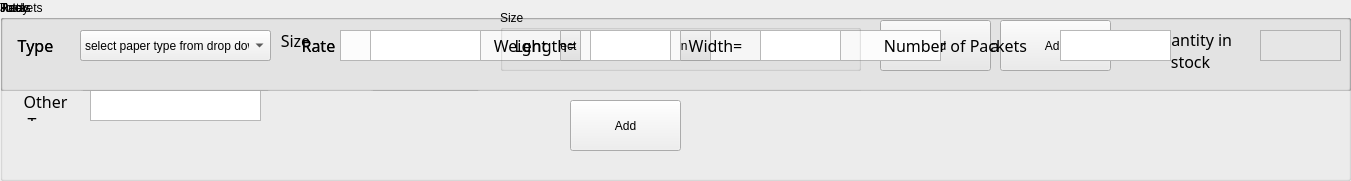
    <widget class="QGroupBox" name="ReelsContainer">
     <property name="geometry">
      <rect>
       <x>0</x>
       <y>0</y>
       <width>1351</width>
       <height>181</height>
      </rect>
     </property>
     <property name="title">
      <string>Reels</string>
     </property>
     <widget class="QLabel" name="item_label_11">
      <property name="geometry">
       <rect>
        <x>10</x>
        <y>20</y>
        <width>51</width>
        <height>51</height>
       </rect>
      </property>
      <property name="font">
       <font>
        <family>Papyrus</family>
        <pointsize>12</pointsize>
       </font>
      </property>
      <property name="text">
       <string>Type</string>
      </property>
      <property name="textFormat">
       <enum>Qt::PlainText</enum>
      </property>
      <property name="alignment">
       <set>Qt::AlignCenter</set>
      </property>
      <property name="wordWrap">
       <bool>true</bool>
      </property>
     </widget>
     <widget class="QTextEdit" name="ReelsQuantity">
      <property name="geometry">
       <rect>
        <x>1060</x>
        <y>30</y>
        <width>61</width>
        <height>31</height>
       </rect>
      </property>
     </widget>
     <widget class="QLabel" name="item_label_12">
      <property name="geometry">
       <rect>
        <x>950</x>
        <y>30</y>
        <width>101</width>
        <height>31</height>
       </rect>
      </property>
      <property name="font">
       <font>
        <family>Papyrus</family>
        <pointsize>12</pointsize>
       </font>
      </property>
      <property name="text">
       <string>Quantity</string>
      </property>
      <property name="textFormat">
       <enum>Qt::RichText</enum>
      </property>
      <property name="alignment">
       <set>Qt::AlignCenter</set>
      </property>
      <property name="wordWrap">
       <bool>true</bool>
      </property>
     </widget>
     <widget class="QTextEdit" name="ReelsRate">
      <property name="geometry">
       <rect>
        <x>350</x>
        <y>30</y>
        <width>101</width>
        <height>31</height>
       </rect>
      </property>
     </widget>
     <widget class="QLabel" name="item_label_26">
      <property name="geometry">
       <rect>
        <x>270</x>
        <y>30</y>
        <width>101</width>
        <height>31</height>
       </rect>
      </property>
      <property name="font">
       <font>
        <family>Papyrus</family>
        <pointsize>12</pointsize>
       </font>
      </property>
      <property name="text">
       <string>Rate </string>
      </property>
      <property name="textFormat">
       <enum>Qt::RichText</enum>
      </property>
      <property name="alignment">
       <set>Qt::AlignCenter</set>
      </property>
      <property name="wordWrap">
       <bool>true</bool>
      </property>
     </widget>
     <widget class="QPushButton" name="Add_Reels">
      <property name="geometry">
       <rect>
        <x>570</x>
        <y>100</y>
        <width>111</width>
        <height>51</height>
       </rect>
      </property>
      <property name="text">
       <string>Add</string>
      </property>
     </widget>
     <widget class="QLabel" name="item_label_27">
      <property name="geometry">
       <rect>
        <x>1130</x>
        <y>20</y>
        <width>121</width>
        <height>61</height>
       </rect>
      </property>
      <property name="font">
       <font>
        <family>Papyrus</family>
        <pointsize>12</pointsize>
       </font>
      </property>
      <property name="text">
       <string>Quantity in stock</string>
      </property>
      <property name="textFormat">
       <enum>Qt::RichText</enum>
      </property>
      <property name="alignment">
       <set>Qt::AlignCenter</set>
      </property>
      <property name="wordWrap">
       <bool>true</bool>
      </property>
     </widget>
     <widget class="QLabel" name="item_label_28">
      <property name="geometry">
       <rect>
        <x>480</x>
        <y>20</y>
        <width>51</width>
        <height>51</height>
       </rect>
      </property>
      <property name="font">
       <font>
        <family>Papyrus</family>
        <pointsize>12</pointsize>
       </font>
      </property>
      <property name="text">
       <string>Size</string>
      </property>
      <property name="textFormat">
       <enum>Qt::PlainText</enum>
      </property>
      <property name="alignment">
       <set>Qt::AlignCenter</set>
      </property>
      <property name="wordWrap">
       <bool>true</bool>
      </property>
     </widget>
     <widget class="QComboBox" name="ReelsPaperTypeComboBox">
      <property name="geometry">
       <rect>
        <x>80</x>
        <y>30</y>
        <width>191</width>
        <height>31</height>
       </rect>
      </property>
      <item>
       <property name="text">
        <string>select paper type from drop down</string>
       </property>
      </item>
      <item>
       <property name="text">
        <string>Fluting</string>
       </property>
      </item>
      <item>
       <property name="text">
        <string>L1</string>
       </property>
      </item>
      <item>
       <property name="text">
        <string>L2</string>
       </property>
      </item>
      <item>
       <property name="text">
        <string>TL</string>
       </property>
      </item>
      <item>
       <property name="text">
        <string>Kraft</string>
       </property>
      </item>
      <item>
       <property name="text">
        <string>Super Fluting</string>
       </property>
      </item>
      <item>
       <property name="text">
        <string>BB 2.5 No</string>
       </property>
      </item>
      <item>
       <property name="text">
        <string>BB Coated</string>
       </property>
      </item>
      <item>
       <property name="text">
        <string>BB 3 No</string>
       </property>
      </item>
     </widget>
     <widget class="QTextEdit" name="QuantityStockReels">
      <property name="enabled">
       <bool>false</bool>
      </property>
      <property name="geometry">
       <rect>
        <x>1260</x>
        <y>30</y>
        <width>81</width>
        <height>31</height>
       </rect>
      </property>
     </widget>
     <widget class="QLabel" name="item_label_29">
      <property name="geometry">
       <rect>
        <x>10</x>
        <y>90</y>
        <width>71</width>
        <height>31</height>
       </rect>
      </property>
      <property name="font">
       <font>
        <family>Papyrus</family>
        <pointsize>12</pointsize>
       </font>
      </property>
      <property name="text">
       <string>Other Type</string>
      </property>
      <property name="textFormat">
       <enum>Qt::RichText</enum>
      </property>
      <property name="alignment">
       <set>Qt::AlignCenter</set>
      </property>
      <property name="wordWrap">
       <bool>true</bool>
      </property>
     </widget>
     <widget class="QTextEdit" name="rate_5">
      <property name="geometry">
       <rect>
        <x>90</x>
        <y>90</y>
        <width>171</width>
        <height>31</height>
       </rect>
      </property>
     </widget>
     <widget class="QComboBox" name="ReelsSizeComboBox">
      <property name="geometry">
       <rect>
        <x>540</x>
        <y>30</y>
        <width>191</width>
        <height>31</height>
       </rect>
      </property>
      <item>
       <property name="text">
        <string>select size from drop down</string>
       </property>
      </item>
      <item>
       <property name="text">
        <string>18</string>
       </property>
      </item>
      <item>
       <property name="text">
        <string>19</string>
       </property>
      </item>
      <item>
       <property name="text">
        <string>20</string>
       </property>
      </item>
      <item>
       <property name="text">
        <string>21</string>
       </property>
      </item>
      <item>
       <property name="text">
        <string>22</string>
       </property>
      </item>
      <item>
       <property name="text">
        <string>23</string>
       </property>
      </item>
      <item>
       <property name="text">
        <string>24</string>
       </property>
      </item>
      <item>
       <property name="text">
        <string>25</string>
       </property>
      </item>
      <item>
       <property name="text">
        <string>26</string>
       </property>
      </item>
      <item>
       <property name="text">
        <string>27</string>
       </property>
      </item>
      <item>
       <property name="text">
        <string>28</string>
       </property>
      </item>
      <item>
       <property name="text">
        <string>29</string>
       </property>
      </item>
      <item>
       <property name="text">
        <string>30</string>
       </property>
      </item>
      <item>
       <property name="text">
        <string>31</string>
       </property>
      </item>
      <item>
       <property name="text">
        <string>32</string>
       </property>
      </item>
      <item>
       <property name="text">
        <string>33</string>
       </property>
      </item>
      <item>
       <property name="text">
        <string>34</string>
       </property>
      </item>
      <item>
       <property name="text">
        <string>35</string>
       </property>
      </item>
      <item>
       <property name="text">
        <string>36</string>
       </property>
      </item>
      <item>
       <property name="text">
        <string>37</string>
       </property>
      </item>
      <item>
       <property name="text">
        <string>38</string>
       </property>
      </item>
      <item>
       <property name="text">
        <string>39</string>
       </property>
      </item>
      <item>
       <property name="text">
        <string>40</string>
       </property>
      </item>
      <item>
       <property name="text">
        <string>41</string>
       </property>
      </item>
      <item>
       <property name="text">
        <string>42</string>
       </property>
      </item>
      <item>
       <property name="text">
        <string>43</string>
       </property>
      </item>
      <item>
       <property name="text">
        <string>44</string>
       </property>
      </item>
      <item>
       <property name="text">
        <string>45</string>
       </property>
      </item>
      <item>
       <property name="text">
        <string>46</string>
       </property>
      </item>
     </widget>
     <widget class="QLabel" name="item_label_30">
      <property name="geometry">
       <rect>
        <x>750</x>
        <y>20</y>
        <width>81</width>
        <height>51</height>
       </rect>
      </property>
      <property name="font">
       <font>
        <family>Papyrus</family>
        <pointsize>12</pointsize>
       </font>
      </property>
      <property name="text">
       <string>Weight</string>
      </property>
      <property name="textFormat">
       <enum>Qt::PlainText</enum>
      </property>
      <property name="alignment">
       <set>Qt::AlignCenter</set>
      </property>
      <property name="wordWrap">
       <bool>true</bool>
      </property>
     </widget>
     <widget class="QComboBox" name="ReelsWeightComboBox">
      <property name="geometry">
       <rect>
        <x>830</x>
        <y>30</y>
        <width>111</width>
        <height>31</height>
       </rect>
      </property>
      <item>
       <property name="text">
        <string>select weight</string>
       </property>
      </item>
      <item>
       <property name="text">
        <string>600 Kg</string>
       </property>
      </item>
     </widget>
     <widget class="QGroupBox" name="JuttaContainer">
      <property name="geometry">
       <rect>
        <x>0</x>
        <y>0</y>
        <width>1351</width>
        <height>91</height>
       </rect>
      </property>
      <property name="title">
       <string>Jutta</string>
      </property>
      <widget class="QLabel" name="item_label_37">
       <property name="geometry">
        <rect>
         <x>350</x>
         <y>10</y>
         <width>101</width>
         <height>71</height>
        </rect>
       </property>
       <property name="font">
        <font>
         <family>Papyrus</family>
         <pointsize>12</pointsize>
        </font>
       </property>
       <property name="text">
        <string>Weight</string>
       </property>
       <property name="textFormat">
        <enum>Qt::RichText</enum>
       </property>
       <property name="alignment">
        <set>Qt::AlignCenter</set>
       </property>
       <property name="wordWrap">
        <bool>true</bool>
       </property>
      </widget>
      <widget class="QTextEdit" name="JuttaWeightTextField">
       <property name="geometry">
        <rect>
         <x>460</x>
         <y>30</y>
         <width>101</width>
         <height>31</height>
        </rect>
       </property>
      </widget>
      <widget class="QLabel" name="item_label_38">
       <property name="geometry">
        <rect>
         <x>610</x>
         <y>30</y>
         <width>101</width>
         <height>31</height>
        </rect>
       </property>
       <property name="font">
        <font>
         <family>Papyrus</family>
         <pointsize>12</pointsize>
        </font>
       </property>
       <property name="text">
        <string>Rate </string>
       </property>
       <property name="textFormat">
        <enum>Qt::RichText</enum>
       </property>
       <property name="alignment">
        <set>Qt::AlignCenter</set>
       </property>
       <property name="wordWrap">
        <bool>true</bool>
       </property>
      </widget>
      <widget class="QTextEdit" name="JuttaRateTextField">
       <property name="geometry">
        <rect>
         <x>710</x>
         <y>30</y>
         <width>111</width>
         <height>31</height>
        </rect>
       </property>
      </widget>
      <widget class="QPushButton" name="Add_Jutta">
       <property name="geometry">
        <rect>
         <x>880</x>
         <y>20</y>
         <width>111</width>
         <height>51</height>
        </rect>
       </property>
       <property name="text">
        <string>Add</string>
       </property>
      </widget>
      <widget class="QGroupBox" name="TotayContainer">
       <property name="geometry">
        <rect>
         <x>0</x>
         <y>0</y>
         <width>1351</width>
         <height>91</height>
        </rect>
       </property>
       <property name="title">
        <string>Totay</string>
       </property>
       <widget class="QLabel" name="item_label_18">
        <property name="geometry">
         <rect>
          <x>240</x>
          <y>10</y>
          <width>111</width>
          <height>61</height>
         </rect>
        </property>
        <property name="font">
         <font>
          <family>Papyrus</family>
          <pointsize>12</pointsize>
         </font>
        </property>
        <property name="text">
         <string>Size</string>
        </property>
        <property name="textFormat">
         <enum>Qt::PlainText</enum>
        </property>
        <property name="alignment">
         <set>Qt::AlignCenter</set>
        </property>
        <property name="wordWrap">
         <bool>true</bool>
        </property>
       </widget>
       <widget class="QTextEdit" name="TotaSizeTextField">
        <property name="geometry">
         <rect>
          <x>340</x>
          <y>30</y>
          <width>111</width>
          <height>31</height>
         </rect>
        </property>
       </widget>
       <widget class="QLabel" name="item_label_22">
        <property name="geometry">
         <rect>
          <x>470</x>
          <y>10</y>
          <width>101</width>
          <height>71</height>
         </rect>
        </property>
        <property name="font">
         <font>
          <family>Papyrus</family>
          <pointsize>12</pointsize>
         </font>
        </property>
        <property name="text">
         <string>Weight</string>
        </property>
        <property name="textFormat">
         <enum>Qt::RichText</enum>
        </property>
        <property name="alignment">
         <set>Qt::AlignCenter</set>
        </property>
        <property name="wordWrap">
         <bool>true</bool>
        </property>
       </widget>
       <widget class="QTextEdit" name="TotaWeightTextField">
        <property name="geometry">
         <rect>
          <x>580</x>
          <y>30</y>
          <width>101</width>
          <height>31</height>
         </rect>
        </property>
       </widget>
       <widget class="QLabel" name="item_label_34">
        <property name="geometry">
         <rect>
          <x>730</x>
          <y>30</y>
          <width>101</width>
          <height>31</height>
         </rect>
        </property>
        <property name="font">
         <font>
          <family>Papyrus</family>
          <pointsize>12</pointsize>
         </font>
        </property>
        <property name="text">
         <string>Rate </string>
        </property>
        <property name="textFormat">
         <enum>Qt::RichText</enum>
        </property>
        <property name="alignment">
         <set>Qt::AlignCenter</set>
        </property>
        <property name="wordWrap">
         <bool>true</bool>
        </property>
       </widget>
       <widget class="QTextEdit" name="TotaRateTextField">
        <property name="geometry">
         <rect>
          <x>830</x>
          <y>30</y>
          <width>111</width>
          <height>31</height>
         </rect>
        </property>
       </widget>
       <widget class="QPushButton" name="Add_Totay">
        <property name="geometry">
         <rect>
          <x>1000</x>
          <y>20</y>
          <width>111</width>
          <height>51</height>
         </rect>
        </property>
        <property name="text">
         <string>Add</string>
        </property>
       </widget>
       <widget class="QGroupBox" name="PacketsContainer">
        <property name="geometry">
         <rect>
          <x>0</x>
          <y>0</y>
          <width>1351</width>
          <height>161</height>
         </rect>
        </property>
        <property name="title">
         <string>Packets</string>
        </property>
        <widget class="QGroupBox" name="groupBox_6">
         <property name="geometry">
          <rect>
           <x>500</x>
           <y>10</y>
           <width>361</width>
           <height>61</height>
          </rect>
         </property>
         <property name="title">
          <string>Size</string>
         </property>
         <widget class="QTextEdit" name="PacketsLength">
          <property name="geometry">
           <rect>
            <x>90</x>
            <y>20</y>
            <width>81</width>
            <height>31</height>
           </rect>
          </property>
         </widget>
         <widget class="QTextEdit" name="PacketsWidth">
          <property name="geometry">
           <rect>
            <x>260</x>
            <y>20</y>
            <width>81</width>
            <height>31</height>
           </rect>
          </property>
         </widget>
         <widget class="QLabel" name="item_label_15">
          <property name="geometry">
           <rect>
            <x>10</x>
            <y>10</y>
            <width>71</width>
            <height>51</height>
           </rect>
          </property>
          <property name="font">
           <font>
            <family>Papyrus</family>
            <pointsize>12</pointsize>
           </font>
          </property>
          <property name="text">
           <string>Length=</string>
          </property>
          <property name="textFormat">
           <enum>Qt::PlainText</enum>
          </property>
          <property name="alignment">
           <set>Qt::AlignCenter</set>
          </property>
          <property name="wordWrap">
           <bool>true</bool>
          </property>
         </widget>
         <widget class="QLabel" name="item_label_16">
          <property name="geometry">
           <rect>
            <x>180</x>
            <y>10</y>
            <width>71</width>
            <height>51</height>
           </rect>
          </property>
          <property name="font">
           <font>
            <family>Papyrus</family>
            <pointsize>12</pointsize>
           </font>
          </property>
          <property name="text">
           <string>Width=</string>
          </property>
          <property name="textFormat">
           <enum>Qt::PlainText</enum>
          </property>
          <property name="alignment">
           <set>Qt::AlignCenter</set>
          </property>
          <property name="wordWrap">
           <bool>true</bool>
          </property>
         </widget>
        </widget>
        <widget class="QTextEdit" name="PacketsNoOfPackets">
         <property name="geometry">
          <rect>
           <x>1060</x>
           <y>30</y>
           <width>111</width>
           <height>31</height>
          </rect>
         </property>
        </widget>
        <widget class="QLabel" name="item_label_14">
         <property name="geometry">
          <rect>
           <x>870</x>
           <y>30</y>
           <width>171</width>
           <height>31</height>
          </rect>
         </property>
         <property name="font">
          <font>
           <family>Papyrus</family>
           <pointsize>12</pointsize>
          </font>
         </property>
         <property name="text">
          <string>Number of Packets</string>
         </property>
         <property name="textFormat">
          <enum>Qt::RichText</enum>
         </property>
         <property name="alignment">
          <set>Qt::AlignCenter</set>
         </property>
         <property name="wordWrap">
          <bool>true</bool>
         </property>
        </widget>
        <widget class="QLabel" name="item_label_13">
         <property name="geometry">
          <rect>
           <x>10</x>
           <y>20</y>
           <width>51</width>
           <height>51</height>
          </rect>
         </property>
         <property name="font">
          <font>
           <family>Papyrus</family>
           <pointsize>12</pointsize>
          </font>
         </property>
         <property name="text">
          <string>Type</string>
         </property>
         <property name="textFormat">
          <enum>Qt::PlainText</enum>
         </property>
         <property name="alignment">
          <set>Qt::AlignCenter</set>
         </property>
         <property name="wordWrap">
          <bool>true</bool>
         </property>
        </widget>
        <widget class="QTextEdit" name="PacketsRate">
         <property name="geometry">
          <rect>
           <x>370</x>
           <y>30</y>
           <width>111</width>
           <height>31</height>
          </rect>
         </property>
        </widget>
        <widget class="QComboBox" name="PacketsPaperTypeComboBox">
         <property name="geometry">
          <rect>
           <x>80</x>
           <y>30</y>
           <width>191</width>
           <height>31</height>
          </rect>
         </property>
         <item>
          <property name="text">
           <string>select paper type from drop down</string>
          </property>
         </item>
         <item>
          <property name="text">
           <string>Fluting</string>
          </property>
         </item>
         <item>
          <property name="text">
           <string>L1</string>
          </property>
         </item>
         <item>
          <property name="text">
           <string>L2</string>
          </property>
         </item>
         <item>
          <property name="text">
           <string>TL</string>
          </property>
         </item>
         <item>
          <property name="text">
           <string>Kraft</string>
          </property>
         </item>
         <item>
          <property name="text">
           <string>Super Fluting</string>
          </property>
         </item>
         <item>
          <property name="text">
           <string>BB 2.5 No</string>
          </property>
         </item>
         <item>
          <property name="text">
           <string>BB Coated</string>
          </property>
         </item>
         <item>
          <property name="text">
           <string>BB 3 No</string>
          </property>
         </item>
        </widget>
        <widget class="QLabel" name="item_label_31">
         <property name="geometry">
          <rect>
           <x>270</x>
           <y>30</y>
           <width>101</width>
           <height>31</height>
          </rect>
         </property>
         <property name="font">
          <font>
           <family>Papyrus</family>
           <pointsize>12</pointsize>
          </font>
         </property>
         <property name="text">
          <string>Rate </string>
         </property>
         <property name="textFormat">
          <enum>Qt::RichText</enum>
         </property>
         <property name="alignment">
          <set>Qt::AlignCenter</set>
         </property>
         <property name="wordWrap">
          <bool>true</bool>
         </property>
        </widget>
        <widget class="QPushButton" name="Add_Packets">
         <property name="geometry">
          <rect>
           <x>1220</x>
           <y>100</y>
           <width>111</width>
           <height>51</height>
          </rect>
         </property>
         <property name="text">
          <string>Add</string>
         </property>
        </widget>
        <widget class="QLabel" name="item_label_32">
         <property name="geometry">
          <rect>
           <x>10</x>
           <y>80</y>
           <width>51</width>
           <height>51</height>
          </rect>
         </property>
         <property name="font">
          <font>
           <family>Papyrus</family>
           <pointsize>12</pointsize>
          </font>
         </property>
         <property name="text">
          <string>Size</string>
         </property>
         <property name="textFormat">
          <enum>Qt::PlainText</enum>
         </property>
         <property name="alignment">
          <set>Qt::AlignCenter</set>
         </property>
         <property name="wordWrap">
          <bool>true</bool>
         </property>
        </widget>
        <widget class="QComboBox" name="ReelsSizeComboBox_2">
         <property name="geometry">
          <rect>
           <x>80</x>
           <y>90</y>
           <width>191</width>
           <height>31</height>
          </rect>
         </property>
         <item>
          <property name="text">
           <string>select size from drop down</string>
          </property>
         </item>
         <item>
          <property name="text">
           <string>18</string>
          </property>
         </item>
         <item>
          <property name="text">
           <string>19</string>
          </property>
         </item>
         <item>
          <property name="text">
           <string>20</string>
          </property>
         </item>
         <item>
          <property name="text">
           <string>21</string>
          </property>
         </item>
         <item>
          <property name="text">
           <string>22</string>
          </property>
         </item>
         <item>
          <property name="text">
           <string>23</string>
          </property>
         </item>
         <item>
          <property name="text">
           <string>24</string>
          </property>
         </item>
         <item>
          <property name="text">
           <string>25</string>
          </property>
         </item>
         <item>
          <property name="text">
           <string>26</string>
          </property>
         </item>
         <item>
          <property name="text">
           <string>27</string>
          </property>
         </item>
         <item>
          <property name="text">
           <string>28</string>
          </property>
         </item>
         <item>
          <property name="text">
           <string>29</string>
          </property>
         </item>
         <item>
          <property name="text">
           <string>30</string>
          </property>
         </item>
         <item>
          <property name="text">
           <string>31</string>
          </property>
         </item>
         <item>
          <property name="text">
           <string>32</string>
          </property>
         </item>
         <item>
          <property name="text">
           <string>33</string>
          </property>
         </item>
         <item>
          <property name="text">
           <string>34</string>
          </property>
         </item>
         <item>
          <property name="text">
           <string>35</string>
          </property>
         </item>
         <item>
          <property name="text">
           <string>36</string>
          </property>
         </item>
         <item>
          <property name="text">
           <string>37</string>
          </property>
         </item>
         <item>
          <property name="text">
           <string>38</string>
          </property>
         </item>
         <item>
          <property name="text">
           <string>39</string>
          </property>
         </item>
         <item>
          <property name="text">
           <string>40</string>
          </property>
         </item>
         <item>
          <property name="text">
           <string>41</string>
          </property>
         </item>
         <item>
          <property name="text">
           <string>42</string>
          </property>
         </item>
         <item>
          <property name="text">
           <string>43</string>
          </property>
         </item>
         <item>
          <property name="text">
           <string>44</string>
          </property>
         </item>
         <item>
          <property name="text">
           <string>45</string>
          </property>
         </item>
         <item>
          <property name="text">
           <string>46</string>
          </property>
         </item>
        </widget>
        <widget class="QComboBox" name="ReelsWeightComboBox_2">
         <property name="geometry">
          <rect>
           <x>370</x>
           <y>90</y>
           <width>111</width>
           <height>31</height>
          </rect>
         </property>
         <item>
          <property name="text">
           <string>select weight</string>
          </property>
         </item>
         <item>
          <property name="text">
           <string>600 Kg</string>
          </property>
         </item>
        </widget>
        <widget class="QLabel" name="item_label_33">
         <property name="geometry">
          <rect>
           <x>290</x>
           <y>80</y>
           <width>81</width>
           <height>51</height>
          </rect>
         </property>
         <property name="font">
          <font>
           <family>Papyrus</family>
           <pointsize>12</pointsize>
          </font>
         </property>
         <property name="text">
          <string>Weight</string>
         </property>
         <property name="textFormat">
          <enum>Qt::PlainText</enum>
         </property>
         <property name="alignment">
          <set>Qt::AlignCenter</set>
         </property>
         <property name="wordWrap">
          <bool>true</bool>
         </property>
        </widget>
        <widget class="QTextEdit" name="PacketsTotaDetails">
         <property name="geometry">
          <rect>
           <x>750</x>
           <y>90</y>
           <width>111</width>
           <height>31</height>
          </rect>
         </property>
        </widget>
        <widget class="QLabel" name="item_label_20">
         <property name="geometry">
          <rect>
           <x>500</x>
           <y>90</y>
           <width>221</width>
           <height>31</height>
          </rect>
         </property>
         <property name="font">
          <font>
           <family>Papyrus</family>
           <pointsize>12</pointsize>
          </font>
         </property>
         <property name="text">
          <string>Tota Size and Weight</string>
         </property>
         <property name="textFormat">
          <enum>Qt::RichText</enum>
         </property>
         <property name="alignment">
          <set>Qt::AlignCenter</set>
         </property>
         <property name="wordWrap">
          <bool>true</bool>
         </property>
        </widget>
       </widget>
      </widget>
     </widget>
    </widget>
